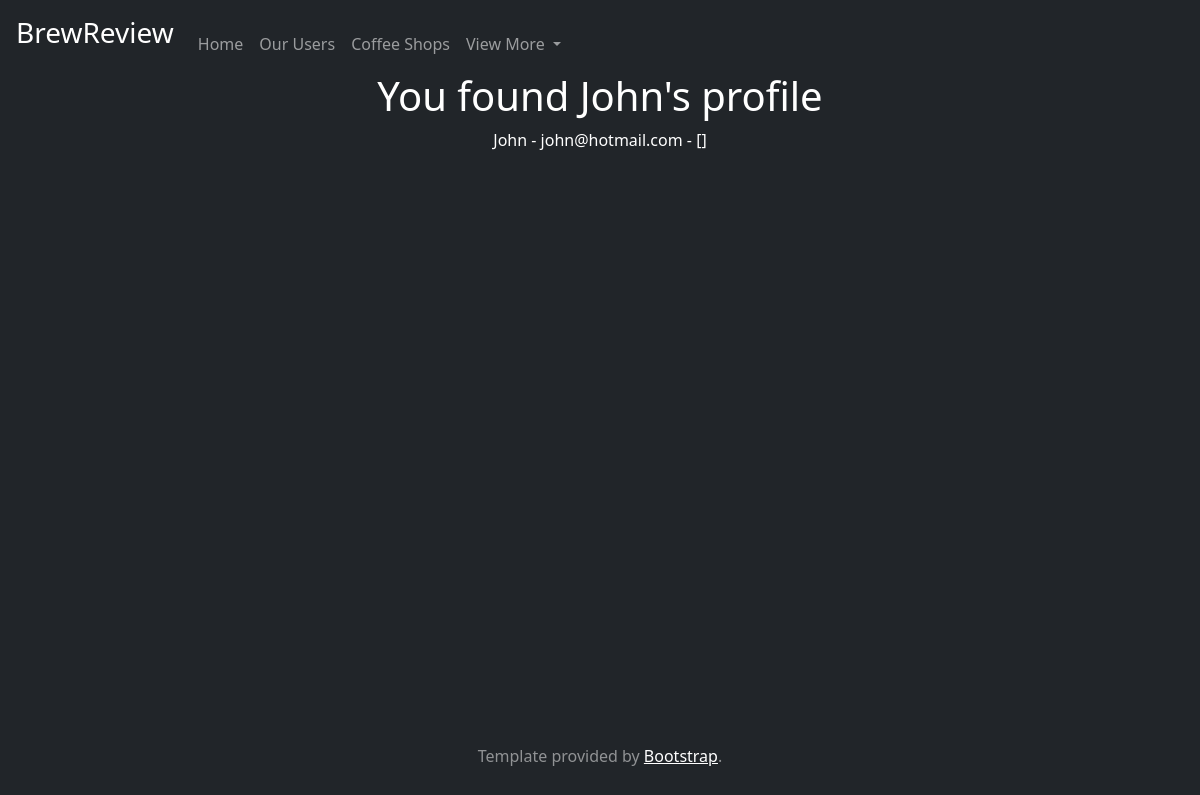
The app's page /users/4, older data.
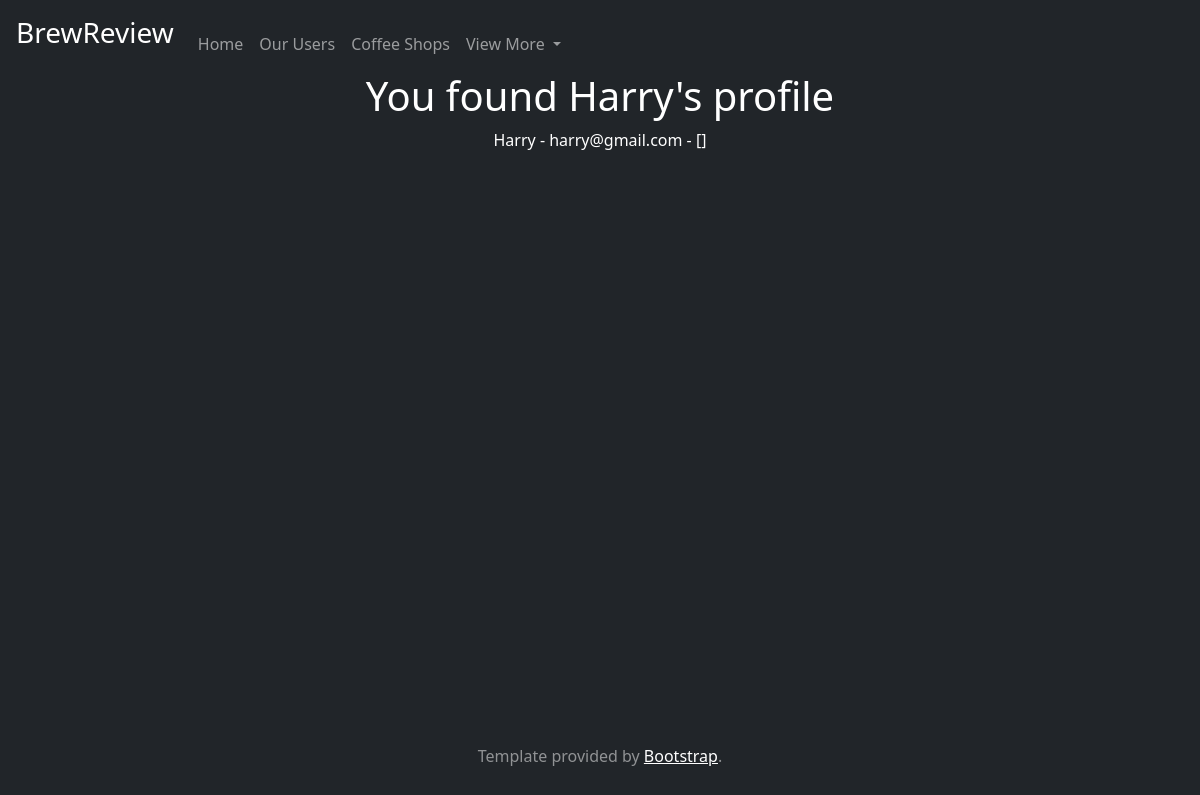
The same page, newer data.
### website/models.py (models this page shows)
class User(db.Model, UserMixin):
    __tablename__ = 'users'
    __table_args__ = {'extend_existing': True}
    id = db.Column(db.Integer, primary_key=True)
    email = db.Column(db.String(80), unique=True)
    password = db.Column(db.String(120))
    name = db.Column(db.String(80))
    locations = db.relationship('Shops', secondary=locationsTable, lazy='subquery',
                                backref=db.backref('users', lazy=True))
    def __repr__(self):
        return f"{self.name} - {self.email} - {self.locations}"

### website/views.py (the view)
@views.route('/users/<id>')
def get_user(id):
    person = User.query.get_or_404(id)
    return render_template("userInquiry.html", result=person, user=current_user)

### website/templates/userInquiry.html
{% extends "base.html" %} {% block title %} Login {% endblock %}
{% block content %}
<h1 style="color:white; size:400%">You found {{ result.name }}'s profile</h1>
<p style="color:white; size:250%">{{ result }}</p>
{% endblock %}

### website/templates/base.html (shortened to what this page needs)
<!doctype html>
<html lang="en" class="h-100">
  <head>
    <link href="https://cdn.jsdelivr.net/npm/bootstrap@5.1.3/dist/css/bootstrap.min.css" rel="stylesheet">
  </head>
  <body class="d-flex h-100 text-center text-white bg-dark">
<div class="cover-container d-flex w-100 h-100 p-3 mx-auto flex-column">
<div clas="container-fluid">
      <h3 class="float-md-start mb-0">BrewReview</h3>
      <nav class="navbar navbar-expand-lg navbar-dark" style="background-color:transparent">
      <div class="collapse navbar-collapse" id="navbarSupportedContent">
          <ul class="navbar-nav mr-auto">
              <li class="nav-item active">
                  <a class="nav-link" id="main" href="/">Home </a>
              </li>
              <li class="nav-item">
                  <a class="nav-link" id="index" href="/user_index">Our Users</a>
              </li>
              <li class="nav-item">
                  <a class="nav-link" id="shops" href="/shops">Coffee Shops</a>
              </li>
              <li class="nav-item dropdown">
                  <a class="nav-link dropdown-toggle" href="#" id="navbarDropdown" role="button" data-toggle="dropdown" aria-expanded="false">
                      View More
                  </a>
              </li>
          </ul>
      </div>
      </nav>
    </div>
  {% block content %}
  {% endblock %}
  <footer class="mt-auto text-white-50">
    <p>Template provided by <a href="https://getbootstrap.com/" class="text-white">Bootstrap</a>.</p>
  </footer>
</div>
  </body>
</html>

Row changes from the older to the newer data that the page shows:
changed User: name "John" → "Harry"; name+email "John - john@hotmail.com - []" → "Harry - harry@gmail.com - []"
